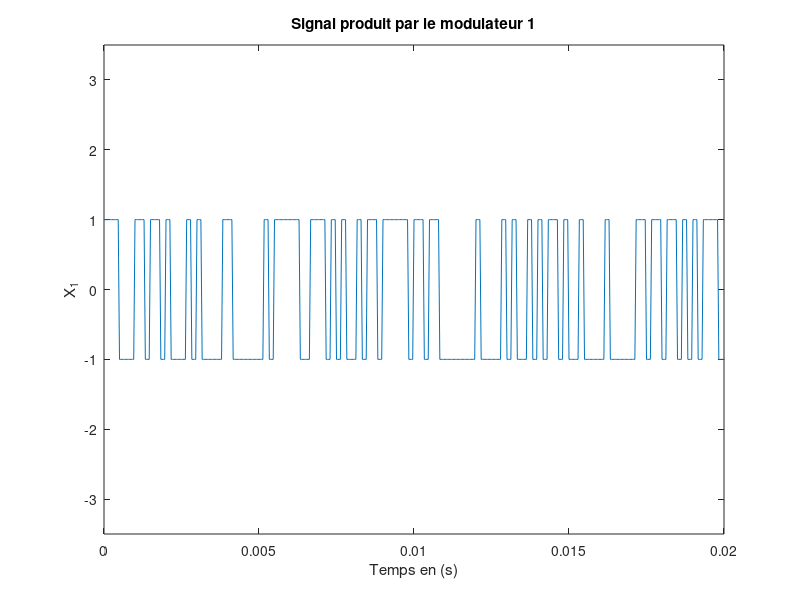
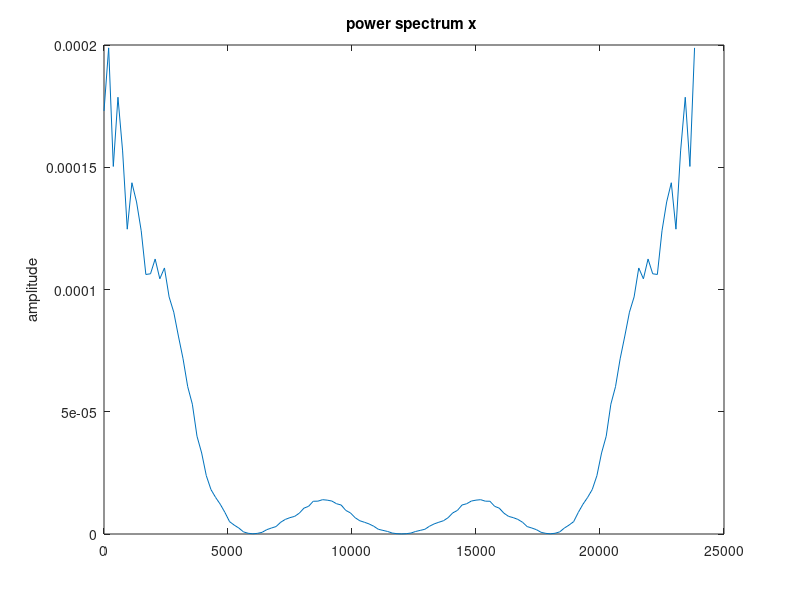
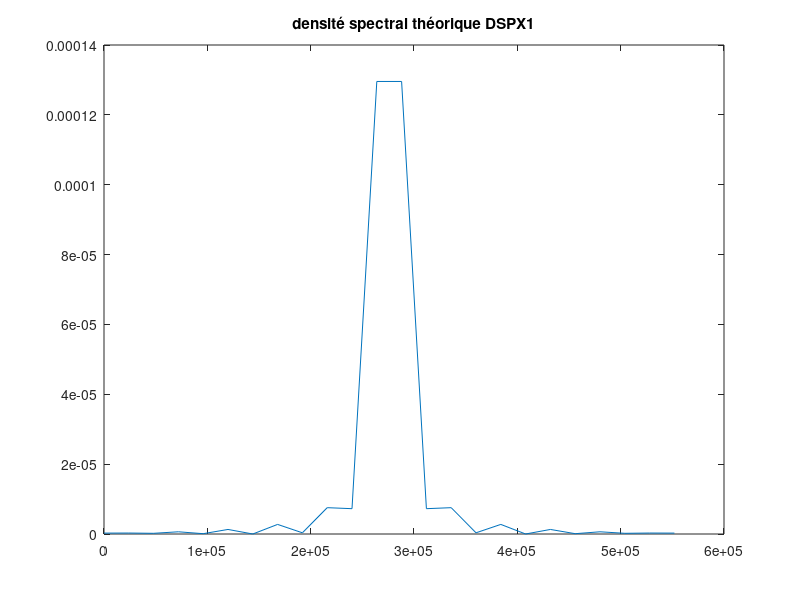
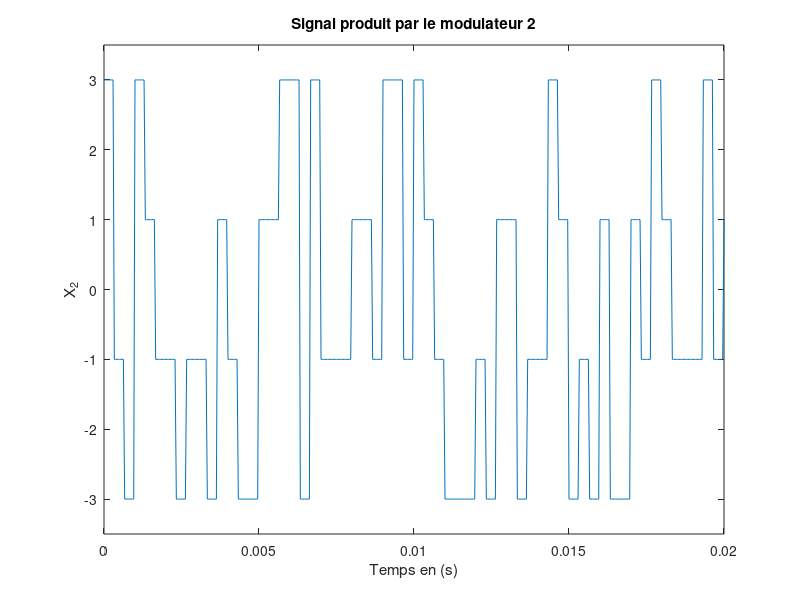

Write the MATLAB code that produced these figures, in order. (Note: this script raises an error after producing the figures.)

Nbits = 1000;
Rb = 6000;
Fe = 24000;
Te = 1/Fe;
Nb = Fe/Rb;
M = 2;
Ns = log2(M)*Nb;
h = ones(1,Ns);
nfft = 2*nextpow2(Nbits*Ns);
N = 8;
Ts = Ns * Te;




% implantation du modulateur1ts
bits = randi(0:1,1,Nbits);
Symbole_1 = 2*bits -1;
a1 = kron(Symbole_1,[1 zeros(1,Ns-1)]);
%x génération du signal filtré 1
X_1 = filter(h,1,a1);
t1 = 0:Te:(length(X_1) - 1)*Te;
% tracé du signal X_1
figure;
plot(t1, X_1);
axis([0 0.02 -3.5 3.5]);
title("Signal produit par le modulateur 1");
xlabel("Temps en (s)");
ylabel("X_1");

% Tracage de DSP du signal transmit x1
figure;
DSPX1 = pwelch(X_1,[],[],[],Fe ,'twosided');
freq = linspace(-Fe/2, Fe/2,nfft);
semilogy(freq ,fftshift(abs(fft(X_1,nfft)).^2));
pwelch(X_1,[],[],[],Fe ,'twosided');



figure;
DSPth_X1 = Ts * sinc(pi*freq*Ts).^2;
frequence_1th = 0:Fe:(length(DSPth_X1) -1)*Fe
plot(frequence_1th,DSPth_X1);
title("densité spectral théorique DSPX1");



% implantation du modulteur2.

Ts = N * Te;
% mapping 4-aire
Symbole_2 = (2*bi2de(reshape(bits,2,length(bits)/2).') -3).';
a2 = kron(Symbole_2 ,[1 zeros(1,N -1)]);
%implantation du filtre de mise en forme modulateur 2
h_2 = ones(1,N);
figure;
% génération du signal filtré 2
X_2 = filter(h_2,1,a2);
t2 = 0:Te:(length(X_2) - 1)*Te;
%tracé du signal X_2
plot(t2,X_2);
axis([0 0.02 -3.5 3.5]);
title("Signal produit par le modulateur 2");
xlabel("Temps en (s)");
ylabel("X_2");
figure;
% tracé de la densité DSP_x2
DSP_x2 = pwelch(X_2,[],[],[],Fe ,'twosided');
frequence_2 = 0:Fe:(length(DSP_x2)-1)*Fe;
plot(frequence_2, DSP_x2,'b');
title("la densité spectrale de puissance du signal X_2");
xlabel("Fréquence en Hz");
ylabel("DSP_x2");

% tracé de la densité théorique DSPth_x2
figure;
DSPth_x2 =(1/Ts)*(abs(fft(X_2,Fe))).^2;
frequence_2th = 0:Fe:(length(DSPth_x2) - 1)*Fe;
plot(frequence_2th,DSPth_x2);
title("la densité spectrale de puissance théorique du signal X_2(t)");
xlabel("Fréquence en Hz");
ylabel("DSPth_x2");




% implantation du modulateur 3

h_3 = linspace(0,1,Ns);
X_3 = filter(h_3,1,a1);
t3 = 0:Te:(length(X_3) -1)*Te;
figure;
plot(t3,X_3);
axis([0 0.02 -3.5 3.5]);
xlabel("le temps en (s)");
ylabel("le signal modulé x3");
% Tracage de la densité spectral de puissance du signal x3
figure;
DSP_X3 = pwelch(X_3);
frequence_3 = 0:Fe:(length(DSP_X3)-1)*Fe;
plot(frequence_3, DSP_X3, 'r');
hold on;
title("la densité spectrale de puissance du signal X_3");
xlabel("frequence en HZ");
ylabel("DSP_X3(f)");
figure;
DSPth_X3 = Ts * (sin(pi*Ts*frequence_3).^2./(pi*frequence_3*Ts)).^2;
plot(frequence_3,DSPth_X3);
title("la densité spectrale de puissance theorique du signal X3");
xlabel("frequence en HZ");
ylabel("DSPth_X3(f)");




% Implantation du modulateur 4


alpha = 0.5;
span = 4;
Ns2 = 8;
h_4 = rcosdesign(alpha, span, Ns2);
Ns2 = 8;
Ts = Ns2 * Te;


figure;
X_4 = filter(h_4,1,a1);
t4 = 0:Te:(length(X_4) -1)*Te;
plot(t4,X_4);
axis([0 0.02 -3.5 3.5]);
xlabel("le temps en (s)");
ylabel("le signal modulé x4");
% Tracage de la densité spectral de puissance 
figure;
DSP_X4 = pwelch(X_4);
frequence_4 = 0:Fe:(length(DSP_X4)-1)*Fe;
plot(frequence_4, DSP_X4, 'g');
hold on;
title("la densité spectrale de puissance du signal X_4");
xlabel("frequence en HZ");
ylabel("DSP_X4");
frequence_4th = -(length(DSP_X4)-1)*Fe:Fe:(length(DSP_X4)-1)*Fe;
DSPth_X4 = ones(length(frequence_4th));
for i=1:length(frequence_4)
    if  -1/2 * 1/Ts *(1- alpha) < frequence_4th(i) < 1/2 * 1/Ts *(1- alpha)
        DSPth_X4 = 1;
    elseif     1/2 * 1/Ts *(1-alpha) < frequence_4th(i) < 1/2 * 1/Ts *(1 + alpha)
        DSPth_X4 = 1/2 * (1 + cos(1/alpha *pi*Ts*(frequence_4th(i) - 1/2 * 1/Ts * (1-alpha))));
    elseif   -1/2 * 1/Ts * (1 + alpha) < frequence_4th(i) < -1/2 * 1/Ts * (1-alpha)
        DSPth_X4 = 1/2 * (1 + cos(1/alpha *pi*Ts *(frequence_4th(i) - 1/2 * 1/Ts *(1-alpha))));
    else 
        DSPth_X4 = 0;
    end 
end
figure;
plot(frequence_4th,DSPth_X4);
title("la densité spectrale théorique DSPth_X4");
xlabel("frequence en HZ");
ylabel("DSPX4");





















